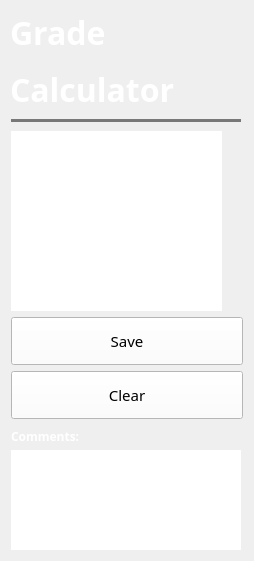
    <widget class="QFrame" name="displayFrame">
     <property name="maximumSize">
      <size>
       <width>250</width>
       <height>16777215</height>
      </size>
     </property>
     <property name="frameShape">
      <enum>QFrame::NoFrame</enum>
     </property>
     <property name="frameShadow">
      <enum>QFrame::Raised</enum>
     </property>
     <property name="lineWidth">
      <number>0</number>
     </property>
     <layout class="QVBoxLayout" name="verticalLayout_3">
      <item>
       <widget class="QWidget" name="widget_7" native="true">
        <property name="sizePolicy">
         <sizepolicy hsizetype="Fixed" vsizetype="Expanding">
          <horstretch>0</horstretch>
          <verstretch>0</verstretch>
         </sizepolicy>
        </property>
        <property name="minimumSize">
         <size>
          <width>230</width>
          <height>300</height>
         </size>
        </property>
        <widget class="QLabel" name="titleText">
         <property name="geometry">
          <rect>
           <x>-7</x>
           <y>-10</y>
           <width>291</width>
           <height>121</height>
          </rect>
         </property>
         <property name="font">
          <font>
           <family>Montserrat Medium</family>
          </font>
         </property>
         <property name="styleSheet">
          <string notr="true">color: rgb(120, 120, 120);</string>
         </property>
         <property name="frameShape">
          <enum>QFrame::Panel</enum>
         </property>
         <property name="lineWidth">
          <number>3</number>
         </property>
         <property name="text">
          <string>&lt;html&gt;&lt;head/&gt;&lt;body&gt;&lt;p&gt;&lt;span style=&quot; font-size:24pt; font-weight:700; color:#ffffff;&quot;&gt;Grade &lt;/span&gt;&lt;/p&gt;&lt;p&gt;&lt;span style=&quot; font-size:24pt; font-weight:700; color:#ffffff;&quot;&gt;Calculator &lt;/span&gt;&lt;/p&gt;&lt;/body&gt;&lt;/html&gt;</string>
         </property>
        </widget>
        <widget class="QTextBrowser" name="textBrowser">
         <property name="geometry">
          <rect>
           <x>0</x>
           <y>120</y>
           <width>211</width>
           <height>311</height>
          </rect>
         </property>
         <property name="font">
          <font>
           <family>Montserrat Medium</family>
          </font>
         </property>
         <property name="frameShape">
          <enum>QFrame::NoFrame</enum>
         </property>
         <property name="lineWidth">
          <number>0</number>
         </property>
         <property name="readOnly">
          <bool>true</bool>
         </property>
         <property name="html">
          <string>&lt;!DOCTYPE HTML PUBLIC &quot;-//W3C//DTD HTML 4.0//EN&quot; &quot;http://www.w3.org/TR/REC-html40/strict.dtd&quot;&gt;
&lt;html&gt;&lt;head&gt;&lt;meta name=&quot;qrichtext&quot; content=&quot;1&quot; /&gt;&lt;meta charset=&quot;utf-8&quot; /&gt;&lt;style type=&quot;text/css&quot;&gt;
p, li { white-space: pre-wrap; }
hr { height: 1px; border-width: 0; }
li.unchecked::marker { content: &quot;\2610&quot;; }
li.checked::marker { content: &quot;\2612&quot;; }
&lt;/style&gt;&lt;/head&gt;&lt;body style=&quot; font-family:'Montserrat Medium'; font-size:9pt; font-weight:400; font-style:normal;&quot;&gt;
&lt;p style=&quot; margin-top:0px; margin-bottom:0px; margin-left:0px; margin-right:0px; -qt-block-indent:0; text-indent:0px;&quot;&gt;&lt;span style=&quot; font-size:10pt; color:#ffffff;&quot;&gt;1. Enter course name if desired&lt;/span&gt;&lt;/p&gt;
&lt;p style=&quot; margin-top:12px; margin-bottom:12px; margin-left:0px; margin-right:0px; -qt-block-indent:0; text-indent:0px;&quot;&gt;&lt;span style=&quot; font-size:10pt; color:#ffffff;&quot;&gt;2. Enter all the sections listed in course syllabus, along with the weight percentage of each&lt;/span&gt;&lt;/p&gt;
&lt;p style=&quot; margin-top:12px; margin-bottom:12px; margin-left:0px; margin-right:0px; -qt-block-indent:0; text-indent:0px;&quot;&gt;&lt;span style=&quot; font-size:10pt; color:#ffffff;&quot;&gt;3. Enter current (or desired) grade in each of the sections&lt;/span&gt;&lt;/p&gt;
&lt;p style=&quot; margin-top:12px; margin-bottom:12px; margin-left:0px; margin-right:0px; -qt-block-indent:0; text-indent:0px;&quot;&gt;&lt;span style=&quot; font-size:10pt; color:#ffffff;&quot;&gt;4. Save window as an image file if desired with&lt;/span&gt;&lt;/p&gt;
&lt;p style=&quot; margin-top:12px; margin-bottom:12px; margin-left:0px; margin-right:0px; -qt-block-indent:0; text-indent:0px;&quot;&gt;&lt;span style=&quot; font-size:10pt; color:#ffffff;&quot;&gt;Notes:&lt;/span&gt;&lt;/p&gt;
&lt;p style=&quot; margin-top:12px; margin-bottom:12px; margin-left:0px; margin-right:0px; -qt-block-indent:0; text-indent:0px;&quot;&gt;&lt;span style=&quot; font-size:10pt; color:#ffffff;&quot;&gt;- All weights must add to 100%&lt;/span&gt;&lt;/p&gt;
&lt;p style=&quot; margin-top:12px; margin-bottom:12px; margin-left:0px; margin-right:0px; -qt-block-indent:0; text-indent:0px;&quot;&gt;&lt;span style=&quot; font-size:10pt; color:#ffffff;&quot;&gt;- Final grade is equal to the sum of section contributions&lt;/span&gt;&lt;/p&gt;&lt;/body&gt;&lt;/html&gt;</string>
         </property>
         <property name="acceptRichText">
          <bool>true</bool>
         </property>
        </widget>
       </widget>
      </item>
      <item>
       <widget class="QPushButton" name="saveButton">
        <property name="sizePolicy">
         <sizepolicy hsizetype="Expanding" vsizetype="Fixed">
          <horstretch>0</horstretch>
          <verstretch>0</verstretch>
         </sizepolicy>
        </property>
        <property name="minimumSize">
         <size>
          <width>0</width>
          <height>48</height>
         </size>
        </property>
        <property name="font">
         <font>
          <family>Montserrat Medium</family>
          <pointsize>11</pointsize>
          <italic>false</italic>
          <bold>false</bold>
          <strikeout>false</strikeout>
         </font>
        </property>
        <property name="autoFillBackground">
         <bool>false</bool>
        </property>
        <property name="styleSheet">
         <string notr="true">color: rgb(0, 0, 0);
background-color: rgb(255, 255, 255);</string>
        </property>
        <property name="text">
         <string>Save</string>
        </property>
        <property name="checkable">
         <bool>false</bool>
        </property>
        <property name="default">
         <bool>false</bool>
        </property>
        <property name="flat">
         <bool>false</bool>
        </property>
       </widget>
      </item>
      <item>
       <widget class="QPushButton" name="clearButton">
        <property name="sizePolicy">
         <sizepolicy hsizetype="Expanding" vsizetype="Fixed">
          <horstretch>0</horstretch>
          <verstretch>0</verstretch>
         </sizepolicy>
        </property>
        <property name="minimumSize">
         <size>
          <width>228</width>
          <height>48</height>
         </size>
        </property>
        <property name="font">
         <font>
          <family>Montserrat Medium</family>
          <pointsize>11</pointsize>
         </font>
        </property>
        <property name="autoFillBackground">
         <bool>false</bool>
        </property>
        <property name="styleSheet">
         <string notr="true">color: rgb(0, 0, 0);
background-color: rgb(255, 255, 255);</string>
        </property>
        <property name="text">
         <string>Clear</string>
        </property>
        <property name="checkable">
         <bool>false</bool>
        </property>
        <property name="autoDefault">
         <bool>false</bool>
        </property>
        <property name="default">
         <bool>false</bool>
        </property>
        <property name="flat">
         <bool>false</bool>
        </property>
       </widget>
      </item>
      <item>
       <spacer name="verticalSpacer">
        <property name="orientation">
         <enum>Qt::Vertical</enum>
        </property>
        <property name="sizeType">
         <enum>QSizePolicy::Fixed</enum>
        </property>
        <property name="sizeHint" stdset="0">
         <size>
          <width>20</width>
          <height>4</height>
         </size>
        </property>
       </spacer>
      </item>
      <item alignment="Qt::AlignBottom">
       <widget class="QLabel" name="label_2">
        <property name="minimumSize">
         <size>
          <width>232</width>
          <height>15</height>
         </size>
        </property>
        <property name="maximumSize">
         <size>
          <width>232</width>
          <height>15</height>
         </size>
        </property>
        <property name="font">
         <font>
          <family>Montserrat SemiBold</family>
          <italic>false</italic>
          <bold>true</bold>
         </font>
        </property>
        <property name="styleSheet">
         <string notr="true">color: rgb(255, 255, 255);</string>
        </property>
        <property name="text">
         <string>Comments:</string>
        </property>
       </widget>
      </item>
      <item>
       <widget class="QTextEdit" name="textEdit">
        <property name="minimumSize">
         <size>
          <width>0</width>
          <height>69</height>
         </size>
        </property>
        <property name="maximumSize">
         <size>
          <width>230</width>
          <height>100</height>
         </size>
        </property>
        <property name="font">
         <font>
          <family>Montserrat Medium</family>
         </font>
        </property>
        <property name="styleSheet">
         <string notr="true">background-color: rgb(255, 255, 255);
color: rgb(0, 0, 0);</string>
        </property>
        <property name="frameShape">
         <enum>QFrame::NoFrame</enum>
        </property>
        <property name="lineWidth">
         <number>0</number>
        </property>
        <property name="html">
         <string>&lt;!DOCTYPE HTML PUBLIC &quot;-//W3C//DTD HTML 4.0//EN&quot; &quot;http://www.w3.org/TR/REC-html40/strict.dtd&quot;&gt;
&lt;html&gt;&lt;head&gt;&lt;meta name=&quot;qrichtext&quot; content=&quot;1&quot; /&gt;&lt;meta charset=&quot;utf-8&quot; /&gt;&lt;style type=&quot;text/css&quot;&gt;
p, li { white-space: pre-wrap; }
hr { height: 1px; border-width: 0; }
li.unchecked::marker { content: &quot;\2610&quot;; }
li.checked::marker { content: &quot;\2612&quot;; }
&lt;/style&gt;&lt;/head&gt;&lt;body style=&quot; font-family:'Montserrat Medium'; font-size:9pt; font-weight:400; font-style:normal;&quot;&gt;
&lt;p style=&quot;-qt-paragraph-type:empty; margin-top:0px; margin-bottom:0px; margin-left:0px; margin-right:0px; -qt-block-indent:0; text-indent:0px;&quot;&gt;&lt;br /&gt;&lt;/p&gt;&lt;/body&gt;&lt;/html&gt;</string>
        </property>
       </widget>
      </item>
     </layout>
    </widget>
